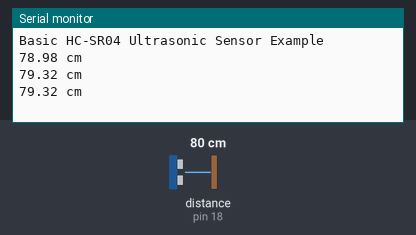
Recording of a sketch running on a simulated Arduino Uno, built with avr-gcc and run on an emulated ATmega328P. Shown: the last lines printed to the serial monitor. Wiring (inferred from the names in the program): ultrasonic range finder: trigger pin 19; echo pin 18. The inputs (shaded band) are chosen by the test bench; at power-on: distance to the obstacle (sensor on pin 18) 80 cm. The echo pulse lasts 58.3 µs per cm.

Above: at 1.3 s.
1.4 s: distance to the obstacle (sensor on pin 18) set to 2 cm
At 1.9 s:
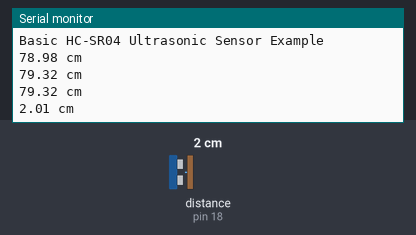
2.9 s: distance to the obstacle (sensor on pin 18) set to 4 cm
At 3.4 s:
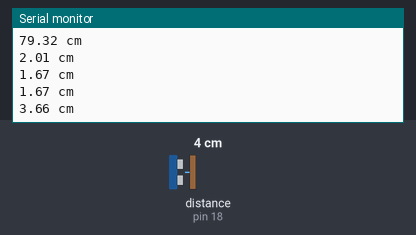
Timing chart, 0 to 5.9 s (numbered marks = the images above; inputs shaded):
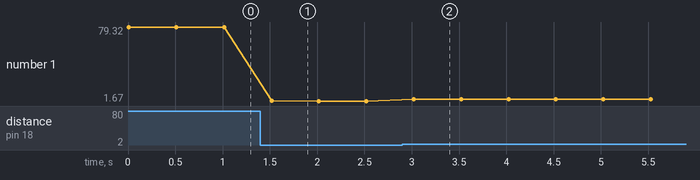

The sketch:

hcsr04.ino
```cpp
#include "hcrs04.h"

//Change thse values to reflect your pin setup.
#define PINTRIG 19
#define PINECHO 18

hcrs04 mySensor(PINTRIG, PINECHO);

void setup()
{
  Serial.begin(115200);
  Serial.println("Basic HC-SR04 Ultrasonic Sensor Example");
  mySensor.begin();
}

void loop()
{
  //Get results from the sensor
  float DISTANCE = mySensor.read();
  Serial.print(DISTANCE);
  Serial.println(" cm");
  delay(500);
}
```

hcrs04.h
```cpp
// (licence header left out)
#ifndef hcrs04_h
#define hcrs04_h

#include "Energia.h"

class hcrs04
{
public:
	hcrs04(uint8_t trig, uint8_t echo);
	void begin();
	float read();
	float distance();

private:
	uint8_t _trig;
	uint8_t _echo;
	float _distance;
};

#endif
```

hcsr04.cpp
```cpp
// (licence header left out)
#include "Energia.h"
#include "hcrs04.h"

hcrs04::hcrs04(uint8_t trig, uint8_t echo)
{
	_trig = trig;
	_echo = echo;
}

void hcrs04::begin()
{
	pinMode(_trig, OUTPUT);
	pinMode(_echo, INPUT);
}

float hcrs04::distance()
{
	return _distance;
}

float hcrs04::read()
{
	//_distance = 0;
	float duration, distance;
	digitalWrite(_trig, LOW);
	delayMicroseconds(2);
	digitalWrite(_trig, HIGH);
	delayMicroseconds(10);
	digitalWrite(_trig, LOW);
	duration = pulseIn(_echo, HIGH);
	distance = (duration/2) / 29.41176;
	return distance;
}
```

Measured:
- after the input at 1.4 s, the serial monitor: prints a new line after 0.12 s (image 1)
- after the input at 2.9 s, the serial monitor: prints a new line after 0.12 s (image 2)
- plotted number 1: 79.32 → 1.67 after the input at 1.4 s, 1.67 → 3.66 after the input at 2.9 s
